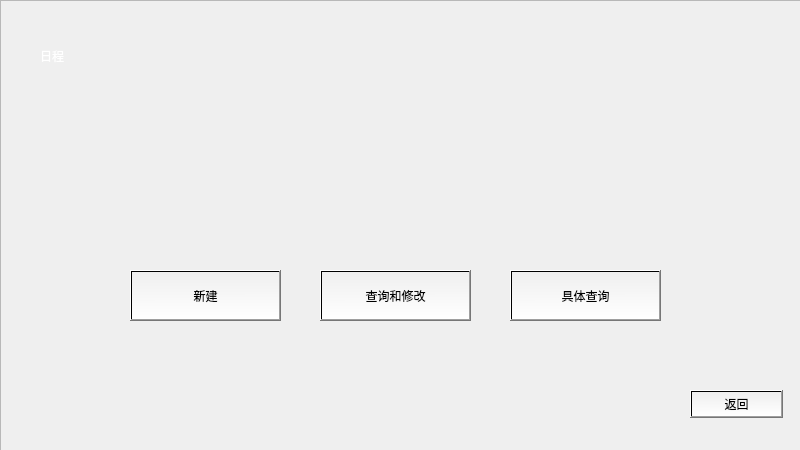
<?xml version="1.0" encoding="UTF-8"?>
<ui version="4.0">
 <class>scheduleForm</class>
 <widget class="QWidget" name="scheduleForm">
  <property name="geometry">
   <rect>
    <x>0</x>
    <y>0</y>
    <width>800</width>
    <height>450</height>
   </rect>
  </property>
  <property name="minimumSize">
   <size>
    <width>800</width>
    <height>450</height>
   </size>
  </property>
  <property name="maximumSize">
   <size>
    <width>800</width>
    <height>450</height>
   </size>
  </property>
  <property name="windowTitle">
   <string>日程</string>
  </property>
  <widget class="QFrame" name="frame">
   <property name="geometry">
    <rect>
     <x>0</x>
     <y>0</y>
     <width>805</width>
     <height>455</height>
    </rect>
   </property>
   <property name="minimumSize">
    <size>
     <width>805</width>
     <height>455</height>
    </size>
   </property>
   <property name="maximumSize">
    <size>
     <width>805</width>
     <height>455</height>
    </size>
   </property>
   <property name="styleSheet">
    <string notr="true">#frame{
background-image: url(:/BGmain.png);
}</string>
   </property>
   <property name="frameShape">
    <enum>QFrame::StyledPanel</enum>
   </property>
   <property name="frameShadow">
    <enum>QFrame::Raised</enum>
   </property>
   <widget class="QLabel" name="label_account_2">
    <property name="geometry">
     <rect>
      <x>40</x>
      <y>30</y>
      <width>91</width>
      <height>51</height>
     </rect>
    </property>
    <property name="styleSheet">
     <string notr="true">font: 26pt &quot;黑体&quot;;
color:rgb(255, 255, 255);</string>
    </property>
    <property name="text">
     <string>日程</string>
    </property>
   </widget>
   <widget class="QPushButton" name="pushButton_return">
    <property name="geometry">
     <rect>
      <x>690</x>
      <y>390</y>
      <width>93</width>
      <height>28</height>
     </rect>
    </property>
    <property name="styleSheet">
     <string notr="true">background-color: qlineargradient(spread:pad, x1:0.503, y1:0.0227273, x2:0.512, y2:1, stop:0 rgba(0, 0, 0, 0), stop:1 rgba(255, 255, 255, 255));</string>
    </property>
    <property name="text">
     <string>返回</string>
    </property>
   </widget>
   <widget class="QPushButton" name="pushButton_get">
    <property name="geometry">
     <rect>
      <x>320</x>
      <y>270</y>
      <width>151</width>
      <height>51</height>
     </rect>
    </property>
    <property name="toolTip">
     <string>&lt;html&gt;&lt;head/&gt;&lt;body&gt;&lt;p&gt;显示全部信息。若要修改，在上方修改后点击下方“修改”保存；若要删除，点击下方“删除”即可删除。&lt;/p&gt;&lt;/body&gt;&lt;/html&gt;</string>
    </property>
    <property name="whatsThis">
     <string>&lt;html&gt;&lt;head/&gt;&lt;body&gt;&lt;p&gt;显示全部信息。若要修改，在上方修改后点击下方“修改”保存；若要删除，点击下方“删除”即可删除。&lt;/p&gt;&lt;/body&gt;&lt;/html&gt;</string>
    </property>
    <property name="styleSheet">
     <string notr="true">font: 12pt &quot;等线&quot;;
background-color: qlineargradient(spread:pad, x1:0.503, y1:0.0227273, x2:0.512, y2:1, stop:0 rgba(0, 0, 0, 0), stop:1 rgba(255, 255, 255, 255));</string>
    </property>
    <property name="text">
     <string>查询和修改</string>
    </property>
   </widget>
   <widget class="QPushButton" name="pushButton_new">
    <property name="geometry">
     <rect>
      <x>130</x>
      <y>270</y>
      <width>151</width>
      <height>51</height>
     </rect>
    </property>
    <property name="styleSheet">
     <string notr="true">font: 12pt &quot;等线&quot;;
background-color: qlineargradient(spread:pad, x1:0.503, y1:0.0227273, x2:0.512, y2:1, stop:0 rgba(0, 0, 0, 0), stop:1 rgba(255, 255, 255, 255));</string>
    </property>
    <property name="text">
     <string>新建</string>
    </property>
   </widget>
   <widget class="QPushButton" name="pushButton_getMore">
    <property name="geometry">
     <rect>
      <x>510</x>
      <y>270</y>
      <width>151</width>
      <height>51</height>
     </rect>
    </property>
    <property name="toolTip">
     <string>&lt;html&gt;&lt;head/&gt;&lt;body&gt;&lt;p&gt;输入关键字，点击下方按钮查询。若输入为空，则显示全部已存信息。&lt;/p&gt;&lt;/body&gt;&lt;/html&gt;</string>
    </property>
    <property name="whatsThis">
     <string>&lt;html&gt;&lt;head/&gt;&lt;body&gt;&lt;p&gt;输入关键字，点击下方按钮查询。若输入为空，则显示全部已存信息。&lt;/p&gt;&lt;/body&gt;&lt;/html&gt;</string>
    </property>
    <property name="styleSheet">
     <string notr="true">font: 12pt &quot;等线&quot;;
background-color: qlineargradient(spread:pad, x1:0.503, y1:0.0227273, x2:0.512, y2:1, stop:0 rgba(0, 0, 0, 0), stop:1 rgba(255, 255, 255, 255));</string>
    </property>
    <property name="text">
     <string>具体查询</string>
    </property>
   </widget>
  </widget>
 </widget>
 <tabstops>
  <tabstop>pushButton_new</tabstop>
  <tabstop>pushButton_get</tabstop>
  <tabstop>pushButton_getMore</tabstop>
  <tabstop>pushButton_return</tabstop>
 </tabstops>
 <resources/>
 <connections/>
</ui>
